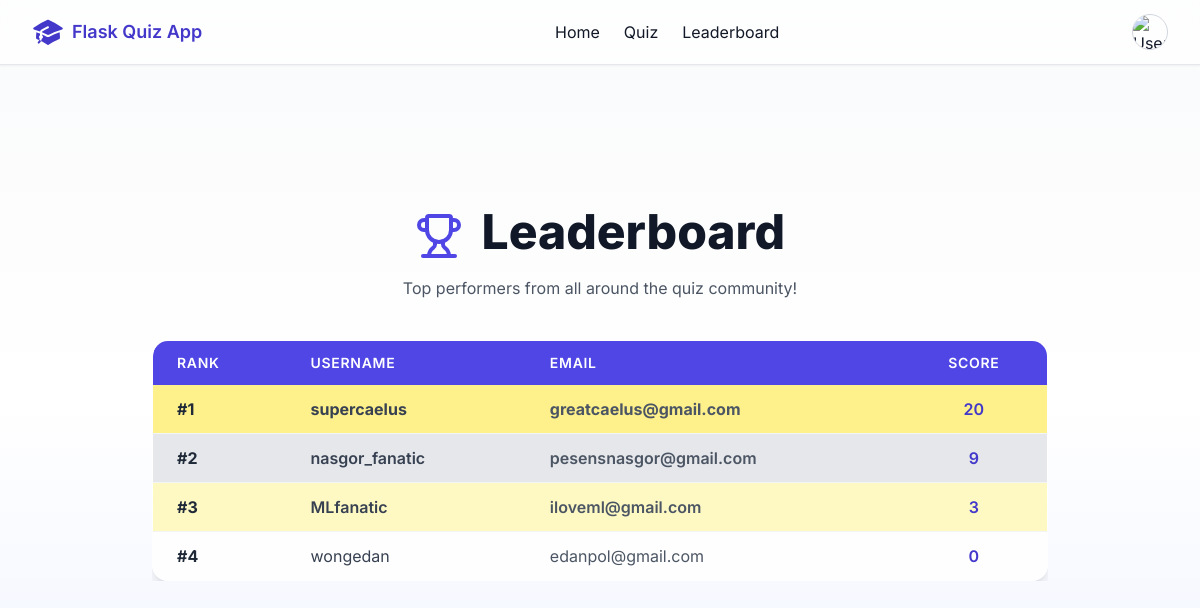
The page /leaderboard (signed in) on the database its author committed.
### website/models.py (models this page shows)
class User(db.Model, UserMixin):
    id = db.Column(db.Integer, primary_key=True)
    username = db.Column(db.String(150), unique=True, nullable=False)
    email = db.Column(db.String(150), unique=True, nullable=False)
    password = db.Column(db.String(150), nullable=False)
    score = db.Column(db.Integer, default=0)

### website/views.py (the view)
@views.route("/leaderboard")
@login_required
def leaderboard():
    users = db.session.query(User).order_by(desc(User.score)).all()
    return render_template("leaderboard.html", users=users)

### website/__init__.py (called while the page is built)
def create_app():
    app = Flask(__name__)
    basedir = os.path.abspath(os.path.dirname(__file__))
    app.config['SQLALCHEMY_DATABASE_URI'] = f"sqlite:///{os.path.join(basedir, 'database.db')}"
    app.config['SECRET_KEY'] = 'secret'
    db.init_app(app)
    from .views import views as views_bp
    from .auth import auth as auth_bp
    app.register_blueprint(views_bp, url_prefix='/')
    app.register_blueprint(auth_bp, url_prefix='/')
    from .models import User
    create_database(app)
    login_manager = LoginManager()
    login_manager.login_view = 'auth.login'
    login_manager.init_app(app)
    @login_manager.user_loader
    def load_user(id):
        from .models import User
        return User.query.get(int(id))
    @app.context_processor
    def inject_user():
        return dict(user=current_user)
    return app

### website/templates/leaderboard.html (shortened to what this page needs)
{% extends "base.html" %}
{% block content %}
<section class="min-h-[80vh] px-6 py-12 flex flex-col items-center" data-aos="fade-up">
  <h1 class="text-4xl sm:text-5xl font-extrabold text-gray-900 mb-4 text-center">
        Leaderboard
  </h1>
  <p class="text-gray-600 text-center mb-10">
        Top performers from all around the quiz community!
  </p>
  <div class="overflow-x-auto w-full max-w-4xl">
    <table class="min-w-full bg-white/80 backdrop-blur-md border border-gray-200 rounded-2xl shadow-lg overflow-hidden">
      <thead class="bg-indigo-600 text-white">
        <tr>
          <th class="px-6 py-3 text-left text-sm font-semibold uppercase tracking-wider rounded-tl-2xl">Rank</th>
          <th class="px-6 py-3 text-left text-sm font-semibold uppercase tracking-wider">Username</th>
          <th class="px-6 py-3 text-left text-sm font-semibold uppercase tracking-wider">Email</th>
          <th class="px-6 py-3 text-center text-sm font-semibold uppercase tracking-wider rounded-tr-2xl">Score</th>
        </tr>
      </thead>
      <tbody>
        {% for user in users %}
        <tr class="border-b border-gray-100 hover:bg-indigo-50 transition
        {% if loop.index == 1 %} bg-yellow-200 font-bold
        {% elif loop.index == 2 %} bg-gray-200 font-semibold
        {% elif loop.index == 3 %} bg-yellow-100 font-semibold
        {% endif %}">
          <td class="px-6 py-3 font-bold text-gray-800">#{{ loop.index }}</td>
          <td class="px-6 py-3 text-gray-700">{{ user.username }}</td>
          <td class="px-6 py-3 text-gray-600">{{ user.email }}</td>
          <td class="px-6 py-3 text-center font-semibold text-indigo-700">{{ user.score }}</td>
        </tr>
        {% else %}
        <tr>
          <td colspan="4" class="px-6 py-6 text-center text-gray-500 italic">
            No players yet. Be the first to take the quiz!
          </td>
        </tr>
        {% endfor %}
      </tbody>
    </table>
  </div>
</section>
{% endblock %}

### website/templates/base.html (shortened to what this page needs)
<!DOCTYPE html>
<html lang="en">
<head>
  <script src="https://cdn.tailwindcss.com"></script>
</head>
<body class="bg-gradient-to-b from-gray-50 via-white to-indigo-50 text-gray-900 min-h-screen flex flex-col">
  <nav class="fixed w-full z-20 top-0 bg-white/70 backdrop-blur-lg border-b border-gray-200 shadow-sm">
    <div class="max-w-7xl mx-auto px-4 sm:px-6 lg:px-8">
      <div class="flex justify-between h-16 items-center">
        <a href="/" class="flex items-center space-x-2 text-indigo-700 font-semibold text-lg">
          <span>Flask Quiz App</span>
        </a>
        <div class="hidden sm:flex space-x-6 items-center">
          {% if user.is_authenticated %}
            <a href="/" class="hover:text-indigo-600 transition">Home</a>
            <a href="/quiz" class="hover:text-indigo-600 transition">Quiz</a>
            <a href="/leaderboard" class="hover:text-indigo-600 transition">Leaderboard</a>
          {% endif %}
        </div>
        <div class="flex items-center space-x-3">
          {% if user.is_authenticated %}
          <div class="relative">
            <button id="user-menu-button" class="flex rounded-full focus:ring-2 focus:ring-indigo-500">
              <img class="h-9 w-9 rounded-full border border-gray-300"
                src="https://images.unsplash.com/photo-1472099645785-5658abf4ff4e?auto=format&fit=facearea&w=256&h=256&q=80"
                alt="User avatar">
            </button>
          </div>
          {% endif %}
        </div>
      </div>
    </div>
  </nav>
  <div class="container mx-auto px-4 pt-20">
  </div>
  <main class="flex-grow container mx-auto px-4 py-10 mt-10">
    {% block content %}{% endblock %}
  </main>
</body>
</html>

### website/templates/base.html (style rules this page uses)
body { font-family: 'Inter', sans-serif; }

### rows shown on the page
User: username "supercaelus", email "greatcaelus@gmail.com", score "20"
User: username "nasgor_fanatic", email "pesensnasgor@gmail.com", score "9"
User: username "MLfanatic", email "iloveml@gmail.com", score "3"
User: username "wongedan", email "edanpol@gmail.com", score "0"
